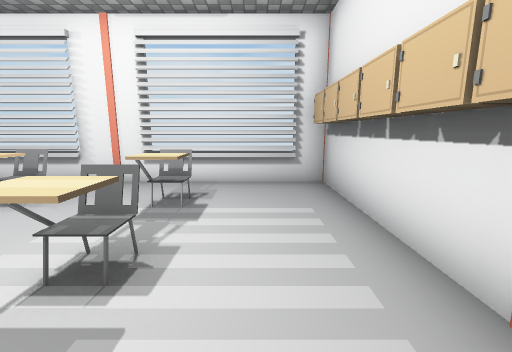
view 1 (above)

16 first-person views from a walk through a 3-D level made in the Unity game engine. The camera is 1.3 m above the floor, tilts 10° down and sees 90° across. The floor is counted in squares, 1 m on a side. Each view is taken from the middle of a square. On the plan, view 1 faces up. The plan holds only what a view shows up to about 13 squares ahead; the rest is blank. The player character is not drawn. Some animated figures are left out. Door leaves are left out, so doorways stand open. Some surface patterns are stand-ins.

view 2
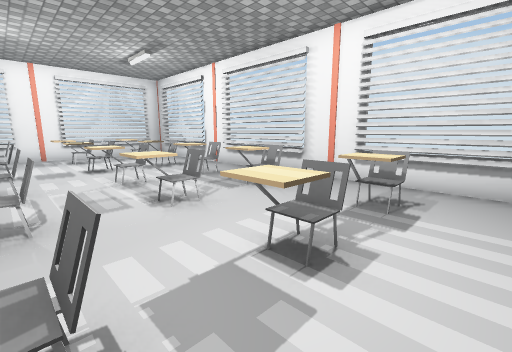

view 3
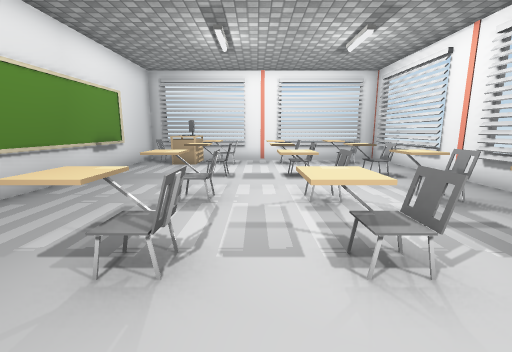

view 4
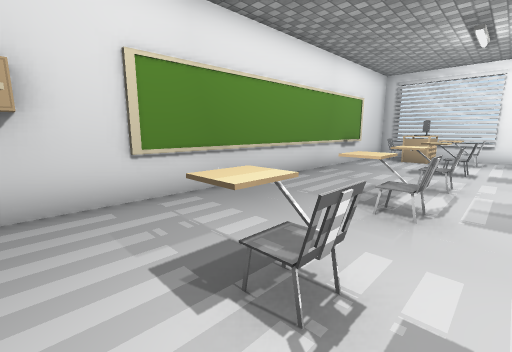

view 5
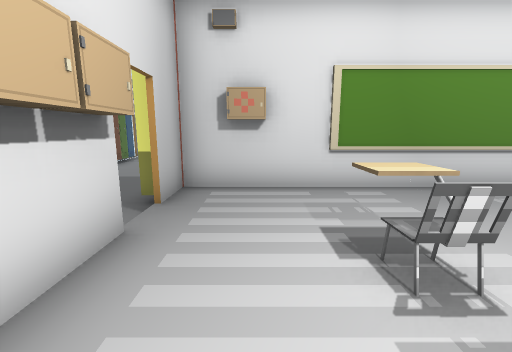

view 6
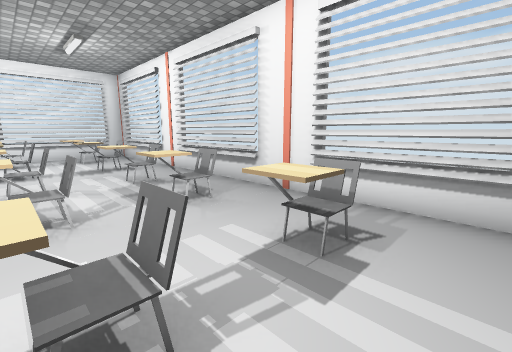

view 7
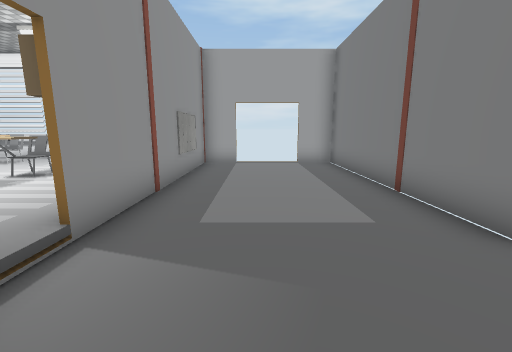

view 8
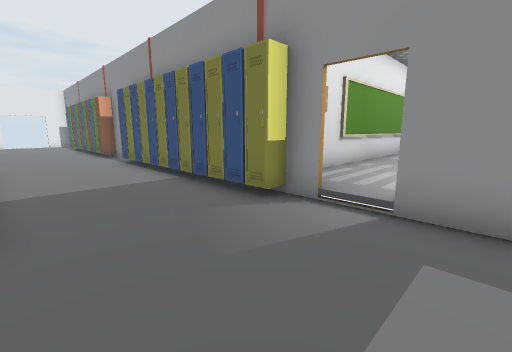

view 9
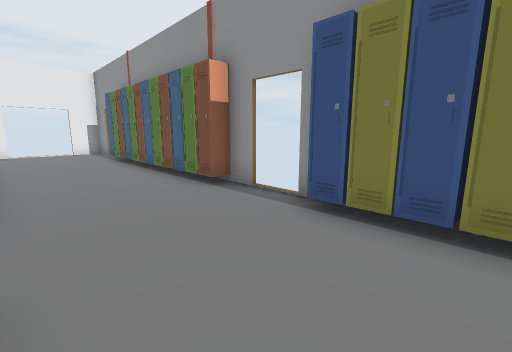

view 10
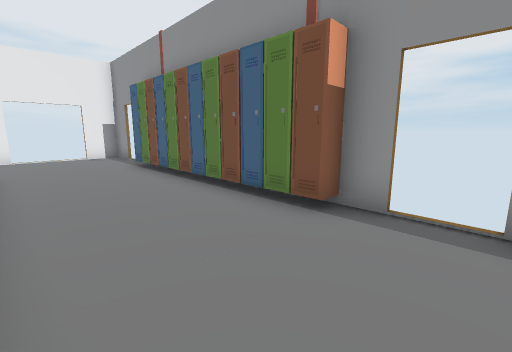

view 11
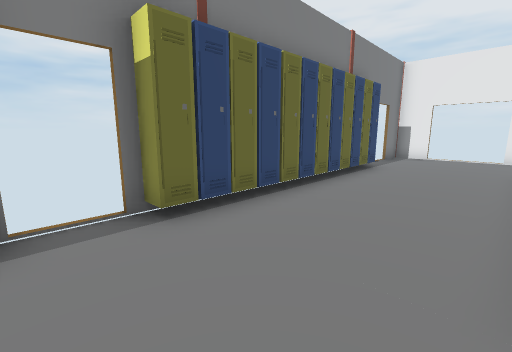

view 12
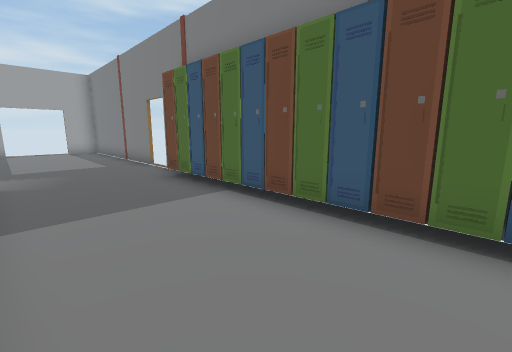

view 13
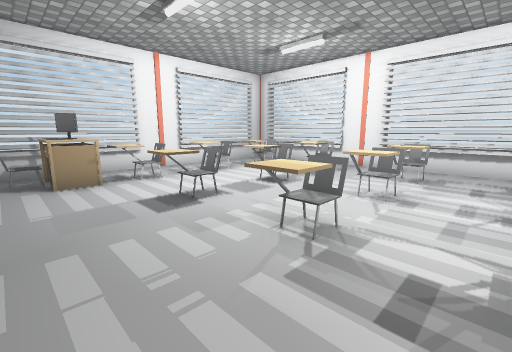

view 14
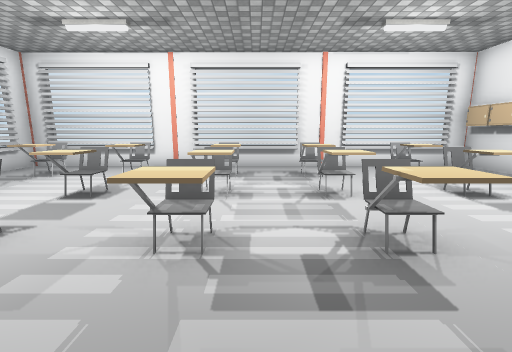

view 15
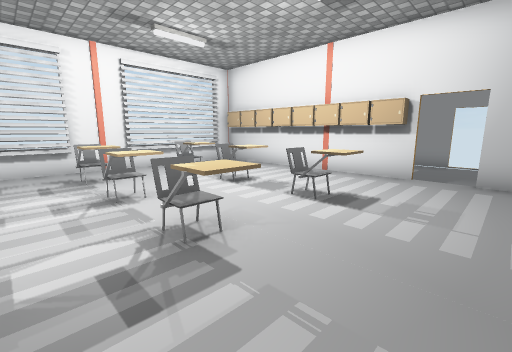

view 16
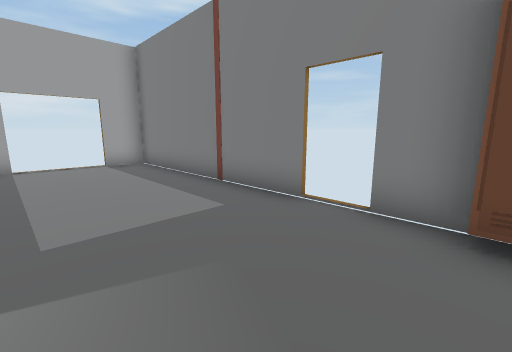

### Floor plan
Key: @ floor where view 1 was taken; # wall or solid block; x gap in a wall; . main floor; : floor 0.25 m higher than the main floor; + floor 1.25 m higher than the main floor; D open door; = window, fence, low wall or low ledge; C chair; M computer; T table; O other object.
Columns run from 15 left of view 1 to 7 right of it. Each row starts with its distance up from view 1.
  7 ########==###===##xDDx#
  6 #::::::::::::::::#....#
  5 ##:C:C::C::C:C:::#....#
  4  #:C:CC:C::C:CC::#....#
  3  #::::::C:CC:::::#....#
  2 ##:C:CC:+::+:CC::#....#
  1 #::::::::::::::::#....#
  0 ##:C:C::C::C:CC@:#....#
 -1  #:C:CC:+::+:CC::#....#
 -2  #MT:::::::::::::D....D
 -3  #C::::::::::::::#....#
 -4  ################O....O
 -5                  O....O
 -6                  O....O
 -7                  O....O
 -8                  O....O
 -9                  O....O
-10                  O....O
-11                  O....O
-12                  D....D
-13                  D....D
-14                  O....O
-15                  O....O
-16                  O....O
-17                  O....O
-18                  O....O
-19                  O....O
-20                  O....O
-21                  O....O
-22                  O....O
-23                  D....D
-24                  D....D
-25                  #....#
-26                  #xDDx#

Positions as (right, up) in squares from view 1, and headings:
1: (0, 0), facing up
2: (0, 0), facing up-left
3: (-2, 1), facing left
4: (0, 1), facing down-left
5: (0, 2), facing down
6: (0, 2), facing up-left
7: (4, -4), facing up
8: (6, 0), facing down-left
9: (6, -9), facing down-left
10: (6, -12), facing down-left
11: (3, -12), facing down-right
12: (3, -11), facing up-right
13: (-5, -3), facing up-left
14: (-6, -3), facing up
15: (-6, -3), facing up-right
16: (3, -4), facing up-right
